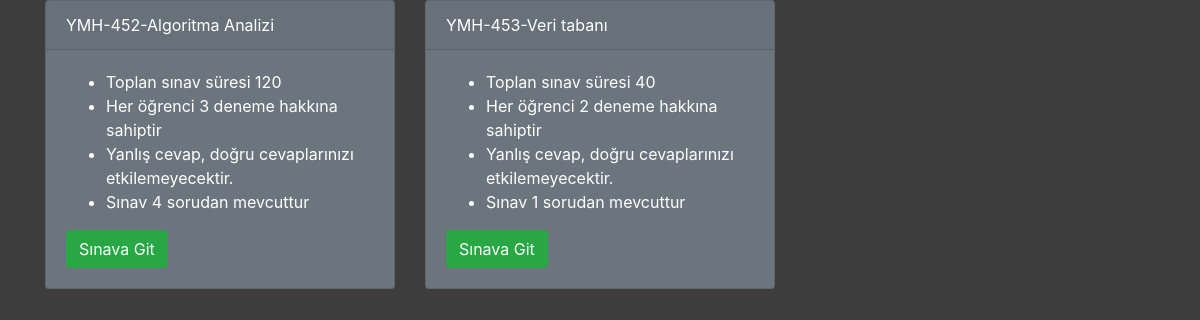
Page /students/index.php on the committed database.
### tables this page shows
CREATE TABLE `examTable` (
  `examId` varchar(10) NOT NULL,
  `startTime` datetime NOT NULL,
  `endTime` datetime NOT NULL,
  `examName` text NOT NULL,
  `maxMark` smallint NOT NULL,
  `maxEntry` smallint NOT NULL,
  `maxTime` int NOT NULL,
  `activation` tinyint(1) NOT NULL
);

### students/index.php (the view, shortened to what this page needs)
<?php
include '../teacher/connect.php';
$examSql=$conn->prepare("SELECT * FROM examTable  ");
$examSql->execute();
$examSort= $examSql->fetchAll();
$date = date("Y-m-d H:i:s");
?>
<!doctype html>
<html lang="en">
<head>
    <link rel="stylesheet" href="https://stackpath.bootstrapcdn.com/bootstrap/4.5.2/css/bootstrap.min.css">
    <link rel="stylesheet" href="https://pro.fontawesome.com/releases/v5.10.0/css/all.css" />
    <link rel="stylesheet" href="../air-datepicker-master/dist/css/datepicker.min.css">
    <link rel="stylesheet" href="../teacher/index.css">
</head>
<body>
<div class="container">
    <div class="row">
        <?php foreach ($examSort as $row):?>
            <?php
            $questionSql = $conn->prepare("SELECT COUNT(examId) FROM questionTable WHERE examId  = :examId ");
            $questionSql->bindParam(":examId",$row["examId"]);
            $questionSql->execute();
            $questionSort = $questionSql->fetchAll();
            ?>
        <?php if($row["activation"]): ?>
            <div class="col-sm-4" >
                <div class="card text-white bg-secondary mb-3" style="width: 100%;">
                    <div class="card-header"> <?php echo $row["examId"]."-".$row["examName"]?></div>
                    <div class="card-body">
                        <ul>
                            <li>
                                Toplan sınav süresi <?php echo $row["maxTime"]?>
                            </li>
                            <li>
                                Her öğrenci <?php echo  $row["maxEntry"] ?> deneme hakkına sahiptir
                            </li>
                            <li>
                                Yanlış cevap, doğru cevaplarınızı etkilemeyecektir.
                            </li>
                            <li>
                                Sınav  <?php echo $questionSort[0][0]?> sorudan mevcuttur
                            </li>
                        </ul>
                        <?php if($row["startTime"]<$date and $date<$row["endTime"]): ?>
                        <button value="<?php echo $_SESSION["id"]= $row["examId"] ?> "  name="examid" class="btn btn-success goExam">Sınava Git</button>
                        <?php else:?>
                            <button   name="examid" class="btn btn-danger " <?php echo ($row["startTime"]<$date and $date<$row["endTime"])?"":"disabled" ?> ><i class="fas fa-lock"></i></button>
                        <?php endif;?>
                    </div>
                </div>
            </div>
        <?php endif;?>
        <?php  endforeach;?>
    </div>
</div>
</body>
</html>

### teacher/index.css (style rules this page uses)
body { background-color: #3D3D3D; }
* { box-sizing: border-box; }

### rows in the picture
examtable: examId "YMH-452", examName "Algoritma Analizi", maxTime "120", maxEntry "3", questionSort "4"
examtable: examId "YMH-453", examName "Veri tabanı", maxTime "40", maxEntry "2", questionSort "1"
